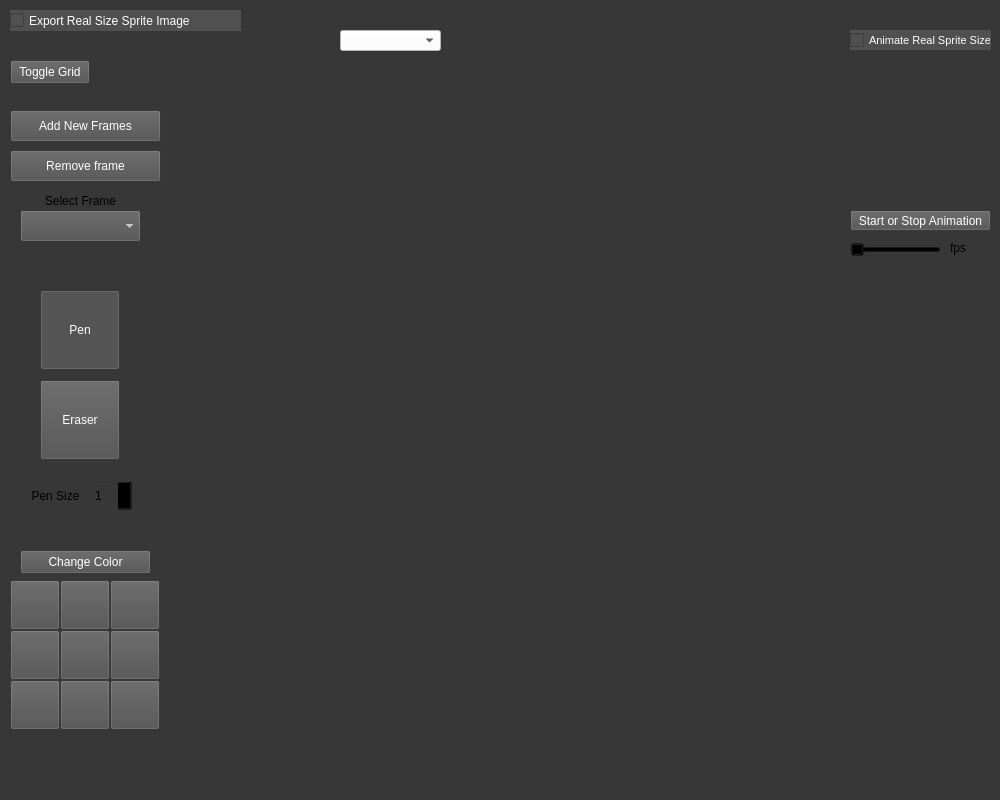
<?xml version="1.0" encoding="UTF-8"?>
<ui version="4.0">
 <class>View</class>
 <widget class="QMainWindow" name="View">
  <property name="geometry">
   <rect>
    <x>0</x>
    <y>0</y>
    <width>1000</width>
    <height>800</height>
   </rect>
  </property>
  <property name="windowTitle">
   <string>View</string>
  </property>
  <property name="autoFillBackground">
   <bool>false</bool>
  </property>
  <property name="styleSheet">
   <string notr="true">background-color: rgb(55, 55, 55);</string>
  </property>
  <widget class="QWidget" name="centralWidget">
   <property name="autoFillBackground">
    <bool>false</bool>
   </property>
   <property name="styleSheet">
    <string notr="true">background-color: rgba(0,0,0,0);</string>
   </property>
   <widget class="QPushButton" name="colorButton1">
    <property name="geometry">
     <rect>
      <x>10</x>
      <y>580</y>
      <width>50</width>
      <height>50</height>
     </rect>
    </property>
    <property name="styleSheet">
     <string notr="true">background-color: rgb(80, 80, 80);</string>
    </property>
    <property name="text">
     <string/>
    </property>
   </widget>
   <widget class="QPushButton" name="colorButton2">
    <property name="geometry">
     <rect>
      <x>60</x>
      <y>580</y>
      <width>50</width>
      <height>50</height>
     </rect>
    </property>
    <property name="styleSheet">
     <string notr="true">background-color: rgb(80, 80, 80);</string>
    </property>
    <property name="text">
     <string/>
    </property>
   </widget>
   <widget class="QPushButton" name="colorButton3">
    <property name="geometry">
     <rect>
      <x>110</x>
      <y>580</y>
      <width>50</width>
      <height>50</height>
     </rect>
    </property>
    <property name="styleSheet">
     <string notr="true">background-color: rgb(80, 80, 80);</string>
    </property>
    <property name="text">
     <string/>
    </property>
   </widget>
   <widget class="QPushButton" name="colorButton4">
    <property name="geometry">
     <rect>
      <x>10</x>
      <y>630</y>
      <width>50</width>
      <height>50</height>
     </rect>
    </property>
    <property name="styleSheet">
     <string notr="true">background-color: rgb(80, 80, 80);</string>
    </property>
    <property name="text">
     <string/>
    </property>
   </widget>
   <widget class="QPushButton" name="colorButton5">
    <property name="geometry">
     <rect>
      <x>60</x>
      <y>630</y>
      <width>50</width>
      <height>50</height>
     </rect>
    </property>
    <property name="styleSheet">
     <string notr="true">background-color: rgb(80, 80, 80);</string>
    </property>
    <property name="text">
     <string/>
    </property>
   </widget>
   <widget class="QPushButton" name="colorButton6">
    <property name="geometry">
     <rect>
      <x>110</x>
      <y>630</y>
      <width>50</width>
      <height>50</height>
     </rect>
    </property>
    <property name="styleSheet">
     <string notr="true">background-color: rgb(80, 80, 80);</string>
    </property>
    <property name="text">
     <string/>
    </property>
   </widget>
   <widget class="QPushButton" name="colorButton7">
    <property name="geometry">
     <rect>
      <x>10</x>
      <y>680</y>
      <width>50</width>
      <height>50</height>
     </rect>
    </property>
    <property name="styleSheet">
     <string notr="true">background-color: rgb(80, 80, 80);</string>
    </property>
    <property name="text">
     <string/>
    </property>
   </widget>
   <widget class="QPushButton" name="colorButton8">
    <property name="geometry">
     <rect>
      <x>60</x>
      <y>680</y>
      <width>50</width>
      <height>50</height>
     </rect>
    </property>
    <property name="styleSheet">
     <string notr="true">background-color: rgb(80, 80, 80);</string>
    </property>
    <property name="text">
     <string/>
    </property>
   </widget>
   <widget class="QPushButton" name="colorButton9">
    <property name="geometry">
     <rect>
      <x>110</x>
      <y>680</y>
      <width>50</width>
      <height>50</height>
     </rect>
    </property>
    <property name="styleSheet">
     <string notr="true">background-color: rgb(80, 80, 80);</string>
    </property>
    <property name="text">
     <string/>
    </property>
   </widget>
   <widget class="QPushButton" name="changeColorButton">
    <property name="geometry">
     <rect>
      <x>20</x>
      <y>550</y>
      <width>131</width>
      <height>24</height>
     </rect>
    </property>
    <property name="styleSheet">
     <string notr="true">background-color: rgb(80, 80, 80);
color: rgb(255, 255, 255);</string>
    </property>
    <property name="text">
     <string>Change Color</string>
    </property>
   </widget>
   <widget class="QComboBox" name="spriteSizeComboBox">
    <property name="geometry">
     <rect>
      <x>340</x>
      <y>30</y>
      <width>101</width>
      <height>21</height>
     </rect>
    </property>
    <property name="styleSheet">
     <string notr="true">background-color: white;</string>
    </property>
   </widget>
   <widget class="QPushButton" name="gridToggleButton">
    <property name="enabled">
     <bool>true</bool>
    </property>
    <property name="geometry">
     <rect>
      <x>10</x>
      <y>60</y>
      <width>80</width>
      <height>24</height>
     </rect>
    </property>
    <property name="styleSheet">
     <string notr="true">background-color: rgb(80, 80, 80);
color: rgb(255, 255, 255);</string>
    </property>
    <property name="text">
     <string>Toggle Grid</string>
    </property>
   </widget>
   <widget class="QPushButton" name="playAnimationButton">
    <property name="geometry">
     <rect>
      <x>850</x>
      <y>210</y>
      <width>141</width>
      <height>21</height>
     </rect>
    </property>
    <property name="autoFillBackground">
     <bool>false</bool>
    </property>
    <property name="styleSheet">
     <string notr="true">background-color: rgb(80, 80, 80);
color: rgb(255, 255, 255);</string>
    </property>
    <property name="text">
     <string>Start or Stop Animation</string>
    </property>
   </widget>
   <widget class="QSlider" name="fpsSlider">
    <property name="geometry">
     <rect>
      <x>850</x>
      <y>240</y>
      <width>91</width>
      <height>20</height>
     </rect>
    </property>
    <property name="styleSheet">
     <string notr="true">color: rgb(0, 85, 255);</string>
    </property>
    <property name="maximum">
     <number>25</number>
    </property>
    <property name="orientation">
     <enum>Qt::Horizontal</enum>
    </property>
    <property name="invertedAppearance">
     <bool>false</bool>
    </property>
   </widget>
   <widget class="QLabel" name="fpsLabel">
    <property name="geometry">
     <rect>
      <x>950</x>
      <y>240</y>
      <width>21</width>
      <height>16</height>
     </rect>
    </property>
    <property name="text">
     <string>fps</string>
    </property>
   </widget>
   <widget class="QLabel" name="currentFpsLabel">
    <property name="geometry">
     <rect>
      <x>970</x>
      <y>240</y>
      <width>21</width>
      <height>16</height>
     </rect>
    </property>
    <property name="styleSheet">
     <string notr="true">color: rgb(255, 255, 255);</string>
    </property>
    <property name="text">
     <string/>
    </property>
   </widget>
   <widget class="QPushButton" name="addNewFrame_Button">
    <property name="geometry">
     <rect>
      <x>10</x>
      <y>110</y>
      <width>151</width>
      <height>32</height>
     </rect>
    </property>
    <property name="styleSheet">
     <string notr="true">background-color: rgb(80, 80, 80);
color: rgb(255, 255, 255);</string>
    </property>
    <property name="text">
     <string>Add New Frames</string>
    </property>
   </widget>
   <widget class="QComboBox" name="framescomboBox">
    <property name="geometry">
     <rect>
      <x>20</x>
      <y>210</y>
      <width>121</width>
      <height>32</height>
     </rect>
    </property>
    <property name="styleSheet">
     <string notr="true">background-color: rgb(80, 80, 80);
color: rgb(255, 255, 255);</string>
    </property>
   </widget>
   <widget class="QPushButton" name="removeFrame_button">
    <property name="geometry">
     <rect>
      <x>10</x>
      <y>150</y>
      <width>151</width>
      <height>32</height>
     </rect>
    </property>
    <property name="styleSheet">
     <string notr="true">background-color: rgb(80, 80, 80);
color: rgb(255, 255, 255);</string>
    </property>
    <property name="text">
     <string>Remove frame</string>
    </property>
   </widget>
   <widget class="QGraphicsView" name="graphicsView">
    <property name="geometry">
     <rect>
      <x>850</x>
      <y>60</y>
      <width>141</width>
      <height>141</height>
     </rect>
    </property>
   </widget>
   <widget class="QSpinBox" name="penSizeBox">
    <property name="geometry">
     <rect>
      <x>90</x>
      <y>480</y>
      <width>42</width>
      <height>31</height>
     </rect>
    </property>
    <property name="minimum">
     <number>1</number>
    </property>
   </widget>
   <widget class="QLabel" name="penSizeLabel">
    <property name="geometry">
     <rect>
      <x>30</x>
      <y>480</y>
      <width>51</width>
      <height>31</height>
     </rect>
    </property>
    <property name="text">
     <string>Pen Size</string>
    </property>
    <property name="alignment">
     <set>Qt::AlignCenter</set>
    </property>
   </widget>
   <widget class="QPushButton" name="penButton">
    <property name="geometry">
     <rect>
      <x>40</x>
      <y>290</y>
      <width>80</width>
      <height>80</height>
     </rect>
    </property>
    <property name="styleSheet">
     <string notr="true">background-color: rgb(80, 80, 80);
color: rgb(255, 255, 255);</string>
    </property>
    <property name="text">
     <string>Pen</string>
    </property>
    <property name="checkable">
     <bool>true</bool>
    </property>
    <property name="checked">
     <bool>true</bool>
    </property>
   </widget>
   <widget class="QPushButton" name="eraserButton">
    <property name="geometry">
     <rect>
      <x>40</x>
      <y>380</y>
      <width>80</width>
      <height>80</height>
     </rect>
    </property>
    <property name="styleSheet">
     <string notr="true">background-color: rgb(80, 80, 80);
color: rgb(255, 255, 255);</string>
    </property>
    <property name="text">
     <string>Eraser</string>
    </property>
    <property name="checkable">
     <bool>true</bool>
    </property>
   </widget>
   <widget class="QLabel" name="selectFrameLabel">
    <property name="geometry">
     <rect>
      <x>20</x>
      <y>190</y>
      <width>121</width>
      <height>21</height>
     </rect>
    </property>
    <property name="text">
     <string>Select Frame</string>
    </property>
    <property name="alignment">
     <set>Qt::AlignCenter</set>
    </property>
   </widget>
   <widget class="QCheckBox" name="animationSizeCheckBox">
    <property name="geometry">
     <rect>
      <x>850</x>
      <y>30</y>
      <width>141</width>
      <height>20</height>
     </rect>
    </property>
    <property name="font">
     <font>
      <pointsize>8</pointsize>
     </font>
    </property>
    <property name="styleSheet">
     <string notr="true">background-color: rgb(80, 80, 80);
color: rgb(255, 255, 255);</string>
    </property>
    <property name="text">
     <string>Animate Real Sprite Size</string>
    </property>
   </widget>
   <widget class="QCheckBox" name="exportSizeCheckBox">
    <property name="geometry">
     <rect>
      <x>10</x>
      <y>10</y>
      <width>231</width>
      <height>21</height>
     </rect>
    </property>
    <property name="styleSheet">
     <string notr="true">background-color: rgb(80, 80, 80);
color: rgb(255, 255, 255);</string>
    </property>
    <property name="text">
     <string>Export Real Size Sprite Image </string>
    </property>
   </widget>
  </widget>
  <widget class="QMenuBar" name="menubar">
   <property name="geometry">
    <rect>
     <x>0</x>
     <y>0</y>
     <width>1000</width>
     <height>19</height>
    </rect>
   </property>
   <property name="styleSheet">
    <string notr="true">background-color: rgb(80, 80, 80);
color: rgb(255, 255, 255);</string>
   </property>
  </widget>
  <widget class="QStatusBar" name="statusbar"/>
 </widget>
 <resources/>
 <connections/>
</ui>
